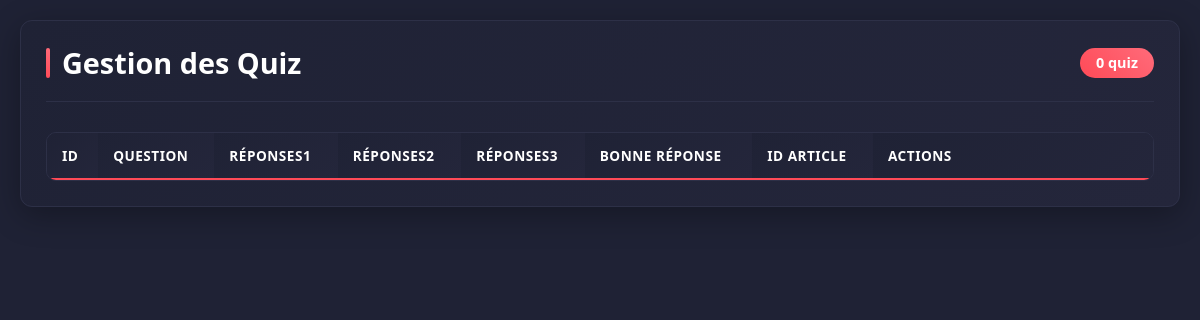
The page /view/backoffice/quiz/listeQuiz.php on the database as committed earlier.
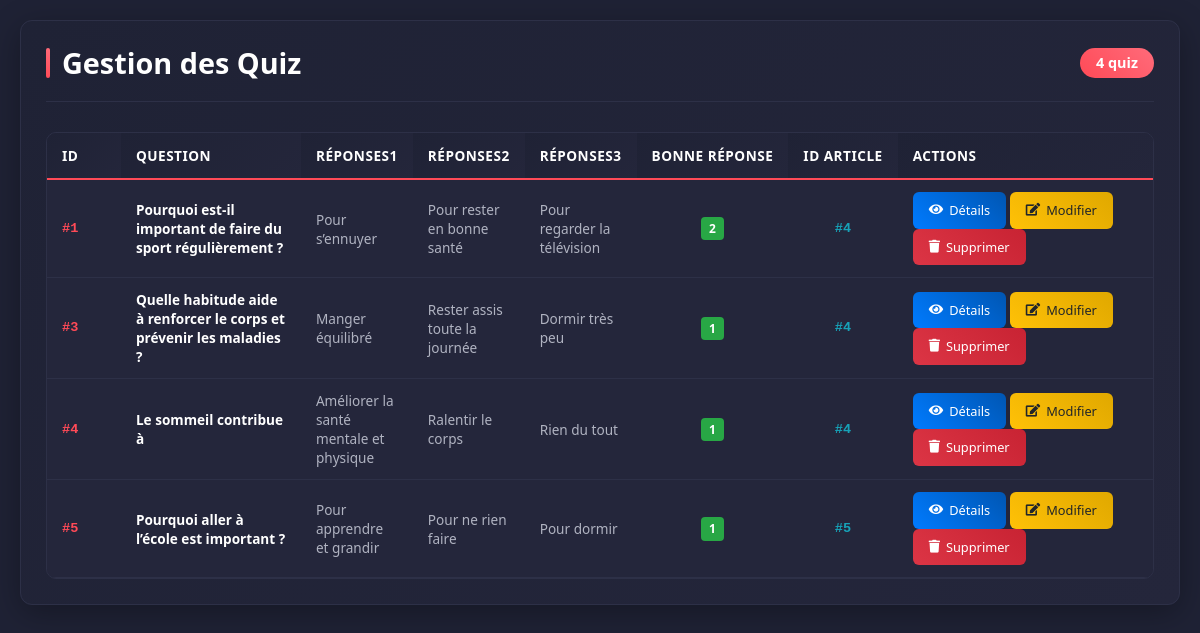
The same page on the database as committed later.
### tables this page shows
CREATE TABLE `quiz` (
  `id_quiz` int(11) NOT NULL,
  `question` text NOT NULL,
  `reponse1` varchar(255) NOT NULL,
  `reponse2` varchar(255) NOT NULL,
  `reponse3` varchar(255) NOT NULL,
  `bonne_reponse` varchar(10) NOT NULL,
  `id_article` int(11) NOT NULL
);

### controller/QuizController.php (called while the page is built, shortened)
<?php
class QuizController {
    public function listQuiz() {
        $sql = "SELECT * FROM quiz";
        $db = config::getConnexion();
        try {
            $list = $db->query($sql);
            return $list;
        } catch (Exception $e) {
            die('Error:' . $e->getMessage());
        }
    }
    public function getQuizCount() {
        return $this->getTableCount('quiz');
    }
    private function getTableCount($tableName) {
        try {
            $db = config::getConnexion();
            $allowedTables = ['article', 'quiz'];
            $stmt = $db->query("SELECT COUNT(*) as total FROM " . $tableName);
            $result = $stmt->fetch();
            return $result['total'] ?? 0;
        } catch (Exception $e) {
            error_log("Erreur QuizController - {$tableName}: " . $e->getMessage());
            return 0;
        }
    }
}
?>

### view/backoffice/quiz/listeQuiz.php (the view, shortened to what this page needs)
<?php
include_once __DIR__ . '/../../../Controller/QuizController.php';
$quizController = new QuizController();
$quizsResult = $quizController->listQuiz();
$count_quiz = $quizController->getQuizCount();
?>
<!DOCTYPE html>
<html lang="fr">
<head>
    <link rel="stylesheet" href="../assets/css/bootstrap.min.css" />
    <link rel="stylesheet" href="../assets/css/all.css" />
    <link rel="stylesheet" href="../assets/css/listequiz.css">
</head>
<body>
        <div class="container">
            <section class="content-section" id="quiz-section">
                <div class="section-header">
                    <h2>Gestion des Quiz</h2>
                    <span class="badge"><?php echo $count_quiz; ?> quiz</span>
                </div>
                <div class="table-container">
                    <table class="data-table">
                        <tr>
                            <th>ID</th>
                            <th>Question</th>
                            <th>Réponses1</th>
                            <th>Réponses2</th>
                            <th>Réponses3</th>
                            <th>Bonne Réponse</th>
                            <th>ID Article</th>
                            <th class="actions-header">Actions</th>
                        </tr>
                        <?php foreach($quizsResult as $quiz) {?>
                        <tr>
                            <td class="id-cell">#<?php echo $quiz['id_quiz']; ?></td>
                            <td class="question-cell"><?php echo $quiz['question']; ?></td>
                            <td class="answers-cell"><?php echo $quiz['reponse1']; ?></td>
                            <td class="answers-cell"><?php echo $quiz['reponse2']; ?></td>
                            <td class="answers-cell"><?php echo $quiz['reponse3']; ?></td>
                            <td class="correct-answer-cell">
                                <span class="correct-badge"><?php echo $quiz['bonne_reponse']; ?></span>
                            </td>
                            <td class="article-id-cell">#<?php echo $quiz['id_article']; ?></td>
                            <td class="actions-cell">
                                <a href="detailsQuiz.php?id=<?php echo $quiz['id_quiz']; ?>" class="btn-action btn-details">
                                    <i class="fas fa-eye"></i> Détails
                                </a>
                                <a href="updateQuiz.php?id=<?php echo $quiz['id_quiz']; ?>" class="btn-action btn-edit">
                                    <i class="fas fa-edit"></i> Modifier
                                </a>
                                <a href="deletequiz.php?id=<?php echo $quiz['id_quiz']; ?>" class="btn-action btn-delete">
                                    <i class="fas fa-trash"></i> Supprimer
                                </a>
                            </td>
                        </tr>
                        <?php } ?>
                    </table>
                </div>
            </section>
        </div>
</body>
</html>

### view/backoffice/assets/css/all.css (style rules this page uses)
.fa, .fas, .far, .fal, .fab { -moz-osx-font-smoothing: grayscale; -webkit-font-smoothing: antialiased; display: inline-block; font-style: normal; font-variant: normal; text-rendering: auto; line-height: 1; }
.fa-edit:before { content: "\f044"; }
.fa-eye:before { content: "\f06e"; }
.fa-trash:before { content: "\f1f8"; }
.fa, .fas { font-family: 'Font Awesome 5 Free'; font-weight: 900; }

### view/backoffice/quiz/listeQuiz.php (style rules this page uses)
:root { --primary-color: #ff4a57; --secondary-color: #1f2235; --accent-color: #24263b; --text-color: #ffffff; --success-color: #28a745; --warning-color: #ffc107; --info-color: #17a2b8; --border-color: #2d3047; --danger-color: #dc3545; --dark-color: #15172b; --light-color: #f8f9fa; --gray-color: #6c757d; --text-muted: #8a8da5; --transition: all 0.3s ease; --border-radius: 12px; --box-shadow: 0 8px 32px rgba(0, 0, 0, 0.3); }
body { background: var(--secondary-color); color: var(--text-color); font-family: 'Segoe UI', Tahoma, Geneva, Verdana, sans-serif; }
.container { max-width: 1200px; margin: 0 auto; padding: 20px; }
.correct-badge { background: var(--success-color); color: white; padding: 2px 8px; border-radius: 4px; font-size: 0.75rem; font-weight: bold; }
.btn-details { background: linear-gradient(45deg, #007bff, #0056b3); color: white; }
.btn-edit { background: linear-gradient(45deg, #ffc107, #e0a800); color: #212529; }
.btn-delete { background: linear-gradient(45deg, #dc3545, #c82333); color: white; }

Rows that differ between the two databases and show on the page:
added quiz: id_quiz "1", question "Pourquoi est-il important de faire du sport régulièrement ?", reponse1 "Pour s’ennuyer", reponse2 "Pour rester en bonne santé", reponse3 "Pour regarder la télévision", bonne_reponse "2", id_article "4"
added quiz: id_quiz "3", question "Quelle habitude aide à renforcer le corps et prévenir les maladies ?", reponse1 "Manger équilibré", reponse2 "Rester assis toute la journée", reponse3 "Dormir très peu", bonne_reponse "1", id_article "4"
added quiz: id_quiz "4", question "Le sommeil contribue à", reponse1 "Améliorer la santé mentale et physique", reponse2 "Ralentir le corps", reponse3 "Rien du tout", bonne_reponse "1", id_article "4"
added quiz: id_quiz "5", question "Pourquoi aller à l’école est important ?", reponse1 "Pour apprendre et grandir", reponse2 "Pour ne rien faire", reponse3 "Pour dormir", bonne_reponse "1", id_article "5"
Other text that changed with them:
$count_quiz: "0" → "4"
